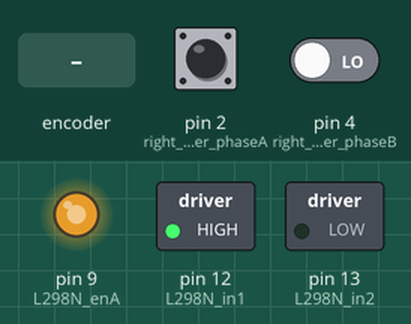
This sketch was run on a simulated Arduino Uno, built with avr-gcc and run on an emulated ATmega328P. Shown: switched loads named in the sketch (green lamp = pin HIGH), output pins drawn as LEDs (lit = HIGH). The inputs (shaded band) are chosen by the test bench; at power-on: pin 2 (right_encoder_phaseA) HIGH, pin 4 (right_encoder_phaseB) LOW. What the sketch prints to the serial monitor is not drawn.

Above: at 1.2 s.
1.3 s: rotary encoder on pin 2 (right_encoder_phaseA) / pin 4 (right_encoder_phaseB) turned 1 step (first pin leading)
Timing chart, 0 to 4.3 s (numbered marks = the images above; inputs shaded):
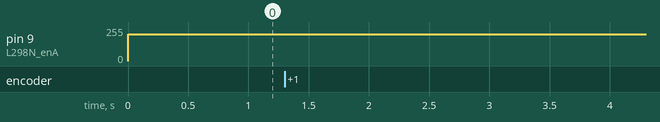

Measured:
- after the input at 1.3 s, every drawn part: stays the same

The sketch:

robot_control.ino
```cpp
#define L298N_enA 9
#define L298N_in1 12
#define L298N_in2 13
#define right_encoder_phaseA 2
#define right_encoder_phaseB 4

unsigned int right_encoder_counter = 0;
String right_encoder_sign = "p";
double right_wheel_meas_vel = 0.0;

void setup() {
  // put your setup code here, to run once:
  pinMode(L298N_enA, OUTPUT);
  pinMode(L298N_in1, OUTPUT);
  pinMode(L298N_in2, OUTPUT);
  pinMode(right_encoder_phaseB, INPUT);

  attachInterrupt(digitalPinToInterrupt(right_encoder_phaseA), rightEncoderCallback, RISING);

  digitalWrite(L298N_in1, HIGH);
  digitalWrite(L298N_in2, LOW);


  Serial.begin(115200);
}

void loop() {
  // put your main code here, to run repeatedly:
  right_wheel_meas_vel = 10 * right_encoder_counter * (60/385.0) * 0.10472;
  String encoder_read = "r" + right_encoder_sign + String(right_wheel_meas_vel);
  Serial.println(encoder_read);
  analogWrite(L298N_enA, 200);

  right_encoder_counter = 0;
  delay(100);

}

void rightEncoderCallback()
{
  right_encoder_counter++;
  if(digitalRead(right_encoder_phaseB) == HIGH)
  {
    right_encoder_sign = "p";
  }
  else
  {
    right_encoder_sign = "n";
  }
}
```
